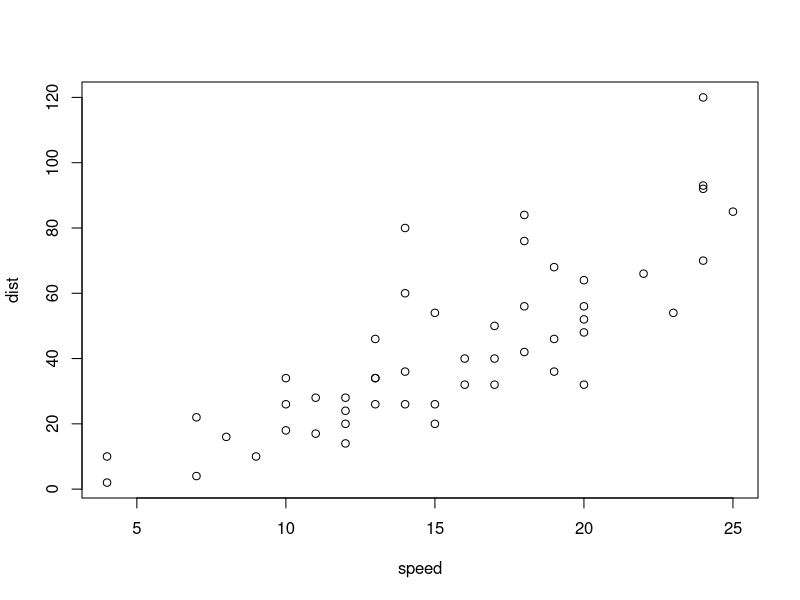
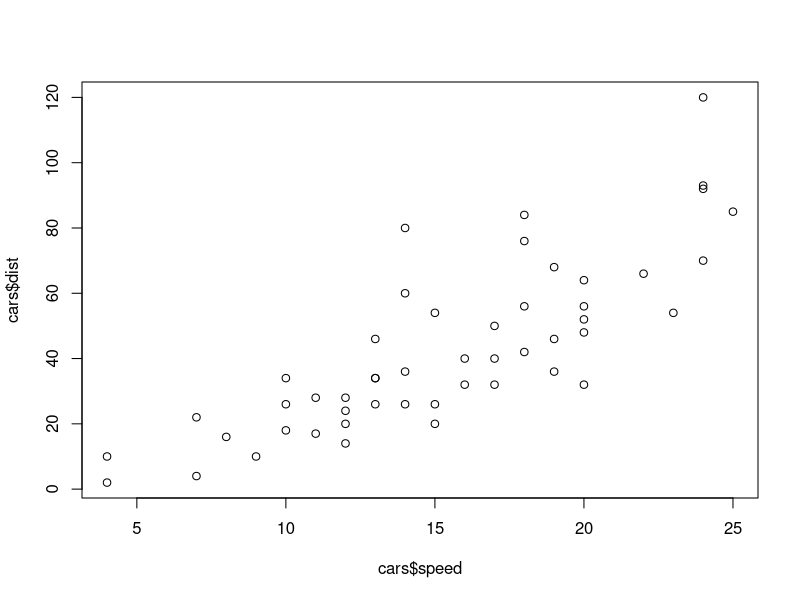
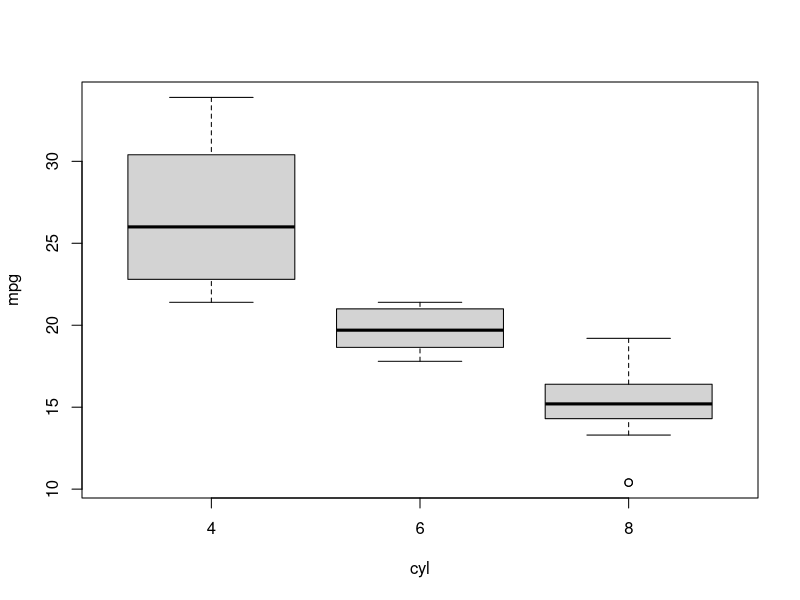
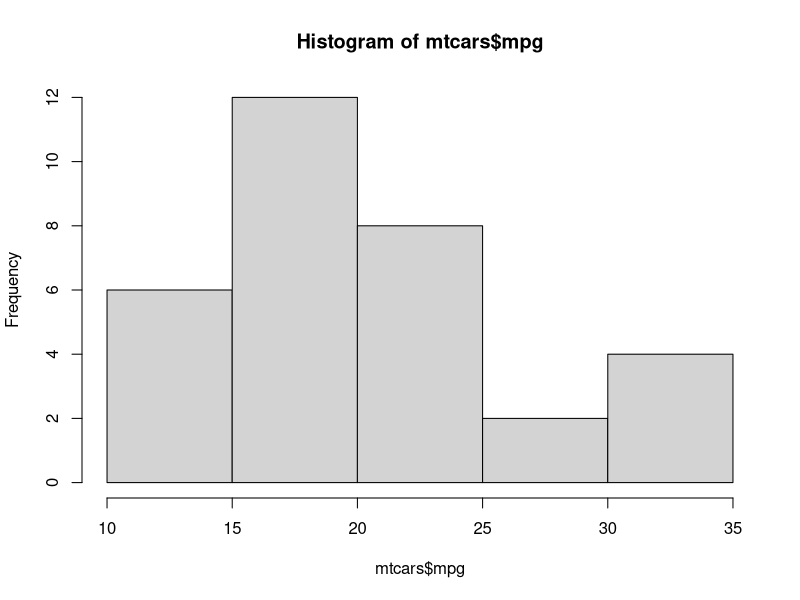

Here is the R script that generated these plots, in order:
## ---- chunk 1
knitr::opts_chunk$set(echo = TRUE)
## ---- chunk 2
# Start by getting sense of the data: dim(), names(), head(), tail() and summary().

# Scatterplot
data(cars)
plot(cars) # generates scatterplot with two columns against each other
plot(x = cars$speed, y = cars$dist) # explicit, can also pass plot(dist ~ speed, cars). Args: x, y = NULL, type = "p",  xlim = NULL, ylim = NULL, log = "", main = NULL, sub = NULL, xlab = NULL, ylab = NULL, ann = par("ann"), axes = TRUE, frame.plot = axes, panel.first = NULL, panel.last = NULL, asp = NA, xgap.axis = NA, ygap.axis = NA, ... (more at ?par)

# Boxplot
data(mtcars)
boxplot(mpg ~ cyl, data = mtcars) # generate relationship between mpg(x) and cyl(y) from mtcars

# Histogram
hist(mtcars$mpg) # generate a histogram of vector

